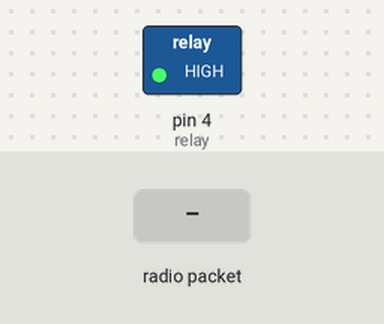
Recording of a sketch running on a simulated Arduino Uno, built with avr-gcc and run on an emulated ATmega328P. Shown: switched loads named in the sketch (green lamp = pin HIGH). The inputs (shaded band) are chosen by the test bench. No radio packets arrive unless stated.

Above: at 2.2 s.
2.3 s: radio packet "1" arrives
At 2.6 s:
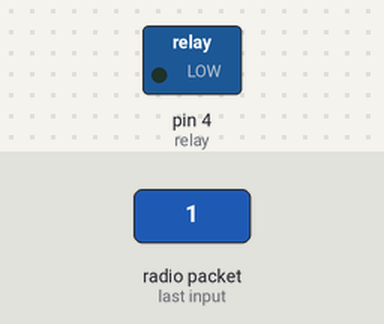
3.8 s: radio packet "on" arrives
At 4.9 s:
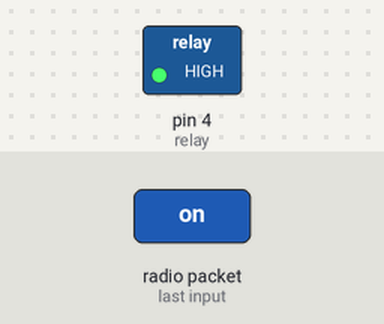
5.3 s: radio packet "0" arrives
At 6.0 s:
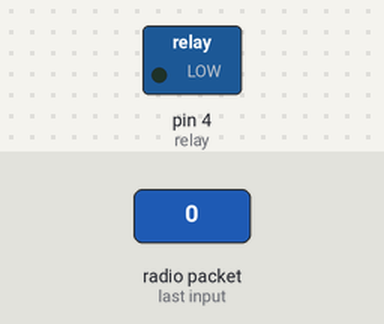
Timing chart, 0 to 8.3 s (numbered marks = the images above; inputs shaded):
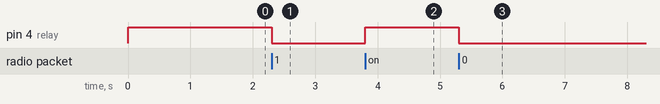

The sketch:

receiver.ino
```cpp
#include <SPI.h>
#include "nRF24L01.h"
#include "RF24.h"

#define RF_SETUP 0x17

// Set up nRF24L01 radio on SPI pin for CE, CSN
RF24 radio(8,9);

int relay = 4;

const uint64_t id = 0xF0F0F0F0E4LL;

void setup(void) {

  pinMode(relay, OUTPUT);
  digitalWrite(relay, HIGH);

  radio.begin();

  // Enable this seems to work better
  radio.enableDynamicPayloads();
  // RF24_1MBPS RF24_250KBPS
  radio.setDataRate(RF24_1MBPS);
  radio.setPALevel(RF24_PA_MAX);
  radio.setChannel(76);
  radio.setRetries(15,15);

  radio.openReadingPipe(1, id);

  radio.startListening();

  delay(1000);
}

void loop(void) {

  while(radio.available()) {
    uint8_t len = radio.getDynamicPayloadSize();
    char receivePayload[32];
    radio.read(receivePayload, len);
    receivePayload[len] = 0;

    if (!strcmp(receivePayload, "on")) {
      digitalWrite(relay, HIGH);
    } else {
      digitalWrite(relay, LOW);
    }
  }
}
```

Measured:
- after the input at 2.3 s, pin 4 (relay): HIGH → LOW at once
- after the input at 3.8 s, pin 4 (relay): LOW → HIGH at once
- after the input at 5.3 s, pin 4 (relay): HIGH → LOW at once
